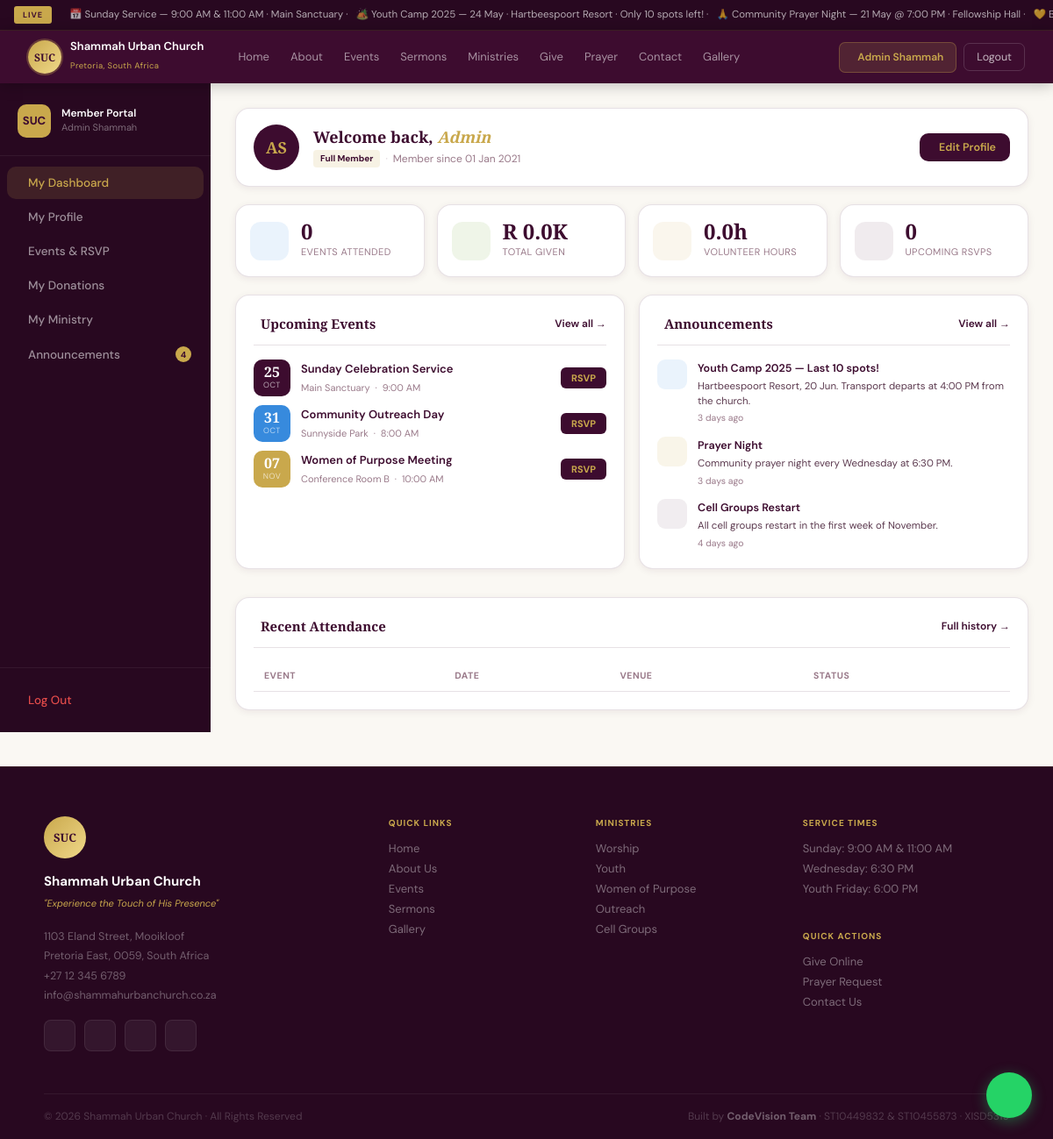
The page /member_portal.php (signed in) on the database its author committed.
### tables this page shows
CREATE TABLE IF NOT EXISTS MEMBER (
    member_id       INT           NOT NULL AUTO_INCREMENT,
    title           VARCHAR(10)   NOT NULL DEFAULT 'Mr',
    first_name      VARCHAR(60)   NOT NULL,
    last_name       VARCHAR(60)   NOT NULL,
    email           VARCHAR(120)  NOT NULL UNIQUE,
    phone           VARCHAR(20)   NOT NULL DEFAULT '',
    date_of_birth   DATE          NULL,
    gender          VARCHAR(10)   NOT NULL DEFAULT 'Other',
    membership_type VARCHAR(40)   NOT NULL DEFAULT 'Guest',
    password_hash   VARCHAR(255)  NOT NULL,
    role            VARCHAR(20)   NOT NULL DEFAULT 'member',
    is_active       TINYINT(1)    NOT NULL DEFAULT 1,
    created_at      DATETIME      NOT NULL DEFAULT CURRENT_TIMESTAMP,
    PRIMARY KEY (member_id),
    INDEX idx_email (email),
    INDEX idx_role  (role)
);

CREATE TABLE IF NOT EXISTS EVENT (
    event_id    INT          NOT NULL AUTO_INCREMENT,
    title       VARCHAR(120) NOT NULL,
    event_date  DATETIME     NOT NULL,
    day_str     VARCHAR(4)   NOT NULL DEFAULT '',
    month_str   VARCHAR(4)   NOT NULL DEFAULT '',
    time_str    VARCHAR(40)  NOT NULL DEFAULT '',
    venue       VARCHAR(100) NOT NULL DEFAULT '',
    capacity    INT          NOT NULL DEFAULT 100,
    color       VARCHAR(10)  NOT NULL DEFAULT '#3D0C2F',
    category    VARCHAR(40)  NOT NULL DEFAULT 'General',
    description TEXT         NULL,
    is_active   TINYINT(1)   NOT NULL DEFAULT 1,
    PRIMARY KEY (event_id),
    INDEX idx_date (event_date)
);

CREATE TABLE IF NOT EXISTS ANNOUNCEMENT (
    announcement_id INT          NOT NULL AUTO_INCREMENT,
    title           VARCHAR(120) NOT NULL,
    body            TEXT         NOT NULL,
    icon            VARCHAR(30)  NOT NULL DEFAULT 'ti-info-circle',
    color           VARCHAR(20)  NOT NULL DEFAULT 'navy',
    created_at      DATETIME     NOT NULL DEFAULT CURRENT_TIMESTAMP,
    is_active       TINYINT(1)   NOT NULL DEFAULT 1,
    PRIMARY KEY (announcement_id),
    INDEX idx_active (is_active, created_at)
);

### member_portal.php (the view, shortened to what this page needs)
<?php
require_once 'includes/db.php';
$user_name    = htmlspecialchars($_SESSION['member_name'] ?? 'Member');
$member_id    = (int) $_SESSION['member_id'];
$prof_stmt = $pdo->prepare('
    SELECT m.member_id, m.title, m.first_name, m.last_name,
           m.email, m.phone, m.date_of_birth,
           m.gender, m.membership_type, m.created_at, m.role,
           COALESCE(a.street, \'\') AS street,
           COALESCE(a.city,   \'\') AS city,
           COALESCE(a.postal_code, \'\') AS postal_code
    FROM   MEMBER m
    LEFT   JOIN ADDRESS a ON a.member_id = m.member_id
    WHERE  m.member_id = ?
');
$prof_stmt->execute([$member_id]);
$member = $prof_stmt->fetch();
$kpi_stmt = $pdo->prepare('
    SELECT
        (SELECT COUNT(*) FROM ATTENDANCE WHERE member_id = ? AND status = "present") AS events_attended,
        (SELECT COALESCE(SUM(amount),0) FROM DONATION WHERE member_id = ?)           AS total_donated,
        (SELECT COALESCE(SUM(hours),0)  FROM VOLUNTEER WHERE member_id = ?)          AS volunteer_hours,
        (SELECT COUNT(*) FROM RSVP r JOIN EVENT e ON e.event_id = r.event_id
         WHERE r.member_id = ? AND r.status = "confirmed" AND e.event_date >= NOW()) AS rsvps_upcoming
');
$kpi_stmt->execute([$member_id, $member_id, $member_id, $member_id]);
$kpi = $kpi_stmt->fetch();
$ev_stmt = $pdo->prepare('
    SELECT e.event_id AS id, e.title, e.event_date, e.venue, e.capacity,
           e.day_str   AS day,
           e.month_str AS month,
           e.time_str  AS time,
           e.color, e.category,
           COUNT(r.rsvp_id) AS rsvp
    FROM   EVENT e
    LEFT   JOIN RSVP r ON r.event_id = e.event_id AND r.status = "confirmed"
    WHERE  e.event_date >= NOW() AND e.is_active = 1
    GROUP  BY e.event_id
    ORDER  BY e.event_date ASC
    LIMIT  3
');
$ev_stmt->execute();
$available_events = $ev_stmt->fetchAll();
$ann_stmt = $pdo->prepare('
    SELECT title, body, icon, color, created_at
    FROM   ANNOUNCEMENT
    WHERE  is_active = 1
    ORDER  BY created_at DESC
    LIMIT  4
');
$ann_stmt->execute();
$ann_raw = $ann_stmt->fetchAll();
$portal_announcements = array_map(function($r) {
    $diff = time() - strtotime($r['created_at']);
    if ($diff < 86400)      $ago = 'Today';
    elseif ($diff < 172800) $ago = 'Yesterday';
    elseif ($diff < 604800) $ago = round($diff/86400) . ' days ago';
    else                    $ago = round($diff/604800) . ' week' . (round($diff/604800)>1?'s':'') . ' ago';
    return [
        'icon'  => $r['icon'],
        'color' => $r['color'],
        'title' => $r['title'],
        'body'  => $r['body'],
        'date'  => $ago,
    ];
}, $ann_raw);
$initials = strtoupper(
    substr($member['first_name'], 0, 1) .
    substr($member['last_name'],  0, 1)
);
require_once 'includes/header.php';
?>
<?php require_once 'includes/nav.php'; ?>
<main id="main-content">
<div class="portal-wrap">
  <aside class="portal-sidebar" id="portalSidebar" aria-label="Portal navigation">
    <div class="ps-brand">
      <div class="ps-logo" aria-hidden="true">SUC</div>
      <div class="ps-identity">
        <strong>Member Portal</strong>
        <span><?= $user_name ?></span>
      </div>
    </div>
    <nav class="ps-nav" aria-label="Portal sections">
      <button class="ps-item active" data-tab="dashboard" aria-current="true">
        My Dashboard
      </button>
      <button class="ps-item" data-tab="profile">
        My Profile
      </button>
      <button class="ps-item" data-tab="events">
        Events &amp; RSVP
      </button>
      <button class="ps-item" data-tab="donations">
        My Donations
      </button>
      <button class="ps-item" data-tab="ministries">
        My Ministry
      </button>
      <button class="ps-item" data-tab="announcements">
        Announcements
        <span class="ps-badge" aria-label="4 unread">4</span>
      </button>
    </nav>
    <div class="ps-footer">
      <a href="logout.php" class="ps-logout"
         onclick="return confirm('Are you sure you want to log out?')">
        Log Out
      </a>
    </div>
  </aside>
  <div class="portal-main">
    <section class="portal-panel active" id="tab-dashboard"
             aria-label="My dashboard">
      <div class="pp-welcome">
        <div class="ppw-avatar" aria-hidden="true"><?= $initials ?></div>
        <div class="ppw-info">
          <h1 class="ppw-name">Welcome back, <em><?= htmlspecialchars($member['first_name']) ?></em></h1>
          <div class="ppw-meta">
            <span class="ppw-badge"><?= htmlspecialchars($member['membership_type']) ?></span>
            <span class="ppw-dot" aria-hidden="true">·</span>
            <span>Member since <?= date('d M Y', strtotime($member['created_at'])) ?></span>
          </div>
        </div>
        <button class="ppw-edit-btn" data-tab="profile"
                aria-label="Edit your profile">
          Edit Profile
        </button>
      </div>
      <div class="pp-kpi-row" role="list">
        <div class="pp-kpi blue" role="listitem">
          <div class="ppk-icon" aria-hidden="true">
          </div>
          <div class="ppk-body">
            <div class="ppk-val"><?= $kpi['events_attended'] ?></div>
            <div class="ppk-lbl">Events Attended</div>
          </div>
        </div>
        <div class="pp-kpi green" role="listitem">
          <div class="ppk-icon" aria-hidden="true">
          </div>
          <div class="ppk-body">
            <div class="ppk-val">R&nbsp;<?= number_format($kpi['total_donated'] / 1000, 1) ?>K</div>
            <div class="ppk-lbl">Total Given</div>
          </div>
        </div>
        <div class="pp-kpi amber" role="listitem">
          <div class="ppk-icon" aria-hidden="true">
          </div>
          <div class="ppk-body">
            <div class="ppk-val"><?= $kpi['volunteer_hours'] ?>h</div>
            <div class="ppk-lbl">Volunteer Hours</div>
          </div>
        </div>
        <div class="pp-kpi navy" role="listitem">
          <div class="ppk-icon" aria-hidden="true">
          </div>
          <div class="ppk-body">
            <div class="ppk-val"><?= $kpi['rsvps_upcoming'] ?></div>
            <div class="ppk-lbl">Upcoming RSVPs</div>
          </div>
        </div>
      </div>
      <div class="pp-dash-grid">
        <div class="pp-card">
          <div class="pp-card-head">
            <h2 class="pp-card-title">
              Upcoming Events
            </h2>
            <button class="pp-card-link" data-tab="events">View all →</button>
          </div>
          <ul class="pp-event-list" role="list">
            <?php foreach ($available_events as $ev): ?>
            <li class="pp-event-item" role="listitem">
              <div class="ppei-date" aria-hidden="true"
                   style="background:<?= $ev['color'] ?>">
                <span class="ppei-day"><?= $ev['day'] ?></span>
                <span class="ppei-mon"><?= $ev['month'] ?></span>
              </div>
              <div class="ppei-info">
                <strong><?= htmlspecialchars($ev['title']) ?></strong>
                <span>
                  <?= htmlspecialchars($ev['venue']) ?>
                  &nbsp;·&nbsp;
                  <?= htmlspecialchars($ev['time']) ?>
                </span>
              </div>
              <button class="ppei-rsvp rsvp-btn"
                      data-event-id="<?= $ev['id'] ?>"
                      aria-label="RSVP for <?= htmlspecialchars($ev['title']) ?>">
                RSVP
              </button>
            </li>
            <?php endforeach; ?>
          </ul>
        </div>
        <div class="pp-card">
          <div class="pp-card-head">
            <h2 class="pp-card-title">
              Announcements
            </h2>
            <button class="pp-card-link" data-tab="announcements">View all →</button>
          </div>
          <ul class="pp-announce-list" role="list">
            <?php foreach (array_slice($portal_announcements, 0, 3) as $ann): ?>
            <li class="pp-announce-item" role="listitem">
              <div class="ppai-icon ppai-<?= $ann['color'] ?>" aria-hidden="true">
              </div>
              <div class="ppai-body">
                <strong><?= htmlspecialchars($ann['title']) ?></strong>
                <span><?= htmlspecialchars($ann['body']) ?></span>
                <time class="ppai-time"><?= $ann['date'] ?></time>
              </div>
            </li>
            <?php endforeach; ?>
          </ul>
        </div>
      </div>
      <div class="pp-card pp-card--full">
        <div class="pp-card-head">
          <h2 class="pp-card-title">
            Recent Attendance
          </h2>
          <button class="pp-card-link" data-tab="events">Full history →</button>
        </div>
        <div class="pp-table-wrap">
          <table class="pp-table" aria-label="Recent attendance">
            <thead>
              <tr>
                <th scope="col">Event</th>
                <th scope="col">Date</th>
                <th scope="col">Venue</th>
                <th scope="col">Status</th>
              </tr>
            </thead>
          </table>
        </div>
      </div>
    </section>
  </div>
</div>
</main>
<?php require_once 'includes/footer.php'; ?>

### css/style.css (style rules this page uses)
:root { --navy: #3D0C2F; --navy-deep: #280820; --navy-mid: #5C1A47; --gold: #C9A84C; --gold-lt: #F0D98A; --gold-pale: #FDF6E3; --ivory: #FAF8F3; --rose: #F5EAF0; --border: rgba(61,12,47,.12); --border-md: rgba(61,12,47,.2); --text: #1A0A14; --text-2: #5C3A4F; --text-3: #9A7A8A; --green: #639922; --blue: #378ADD; --red: #C0392B; --shadow-sm: 0 2px 8px rgba(61,12,47,.08); --shadow: 0 4px 20px rgba(61,12,47,.10); --shadow-lg: 0 10px 40px rgba(61,12,47,.14); --r: 10px; --r-lg: 16px; --nav-h: 60px; --font-d: 'Playfair Display', Georgia, serif; --font-b: 'DM Sans', system-ui, sans-serif; --font-m: 'DM Mono', monospace; }
*, *::before, *::after { box-sizing: border-box; margin: 0; padding: 0; }
html { scroll-behavior: smooth; font-size: 16px; }
body { font-family: var(--font-b); background: var(--ivory); color: var(--text); overflow-x: hidden; line-height: 1.6; }
a { text-decoration: none; color: inherit; }
button { font-family: var(--font-b); cursor: pointer; border: none; outline: none; }

### css/components.css (style rules this page uses)
.rsvp-btn { background: var(--navy); color: var(--gold); font-size: 12px; font-weight: 700; padding: 9px 18px; border-radius: var(--r); display: inline-flex; align-items: center; gap: 6px; transition: background .15s, transform .1s; }

### rows shown on the page
member: initials "AS", first_name "Admin", membership_type "Full Member", created_at "01 Jan 2021"
event: day_str "25", month_str "OCT", title "Sunday Celebration Service", venue "Main Sanctuary", time_str "9:00 AM"
event: day_str "31", month_str "OCT", title "Community Outreach Day", venue "Sunnyside Park", time_str "8:00 AM"
event: day_str "07", month_str "NOV", title "Women of Purpose Meeting", venue "Conference Room B", time_str "10:00 AM"
announcement: title "Youth Camp 2025 — Last 10 spots!", body "Hartbeespoort Resort, 20 Jun. Transport departs at 4:00 PM from the church.", date "3 days ago"
announcement: title "Prayer Night", body "Community prayer night every Wednesday at 6:30 PM.", date "3 days ago"
announcement: title "Cell Groups Restart", body "All cell groups restart in the first week of November.", date "4 days ago"

### other values the page prints
$ticker_str "📅 Sunday Service — 9:00 AM & 11:00 AM · Main Sanctuary · 🏕️ Youth Camp 2025 — 24 May · Hartbeespoort Resort · Only 10 spots left! · 🙏 Community Prayer Night — 21 May @ 7:00 PM · Fellowship Hall · 💛…"
$user_name "Admin Shammah"
$kpi['events_attended'] "0"
$kpi['total_donated'] / 1000 "0.0"
$kpi['volunteer_hours'] "0.0"
$kpi['rsvps_upcoming'] "0"
